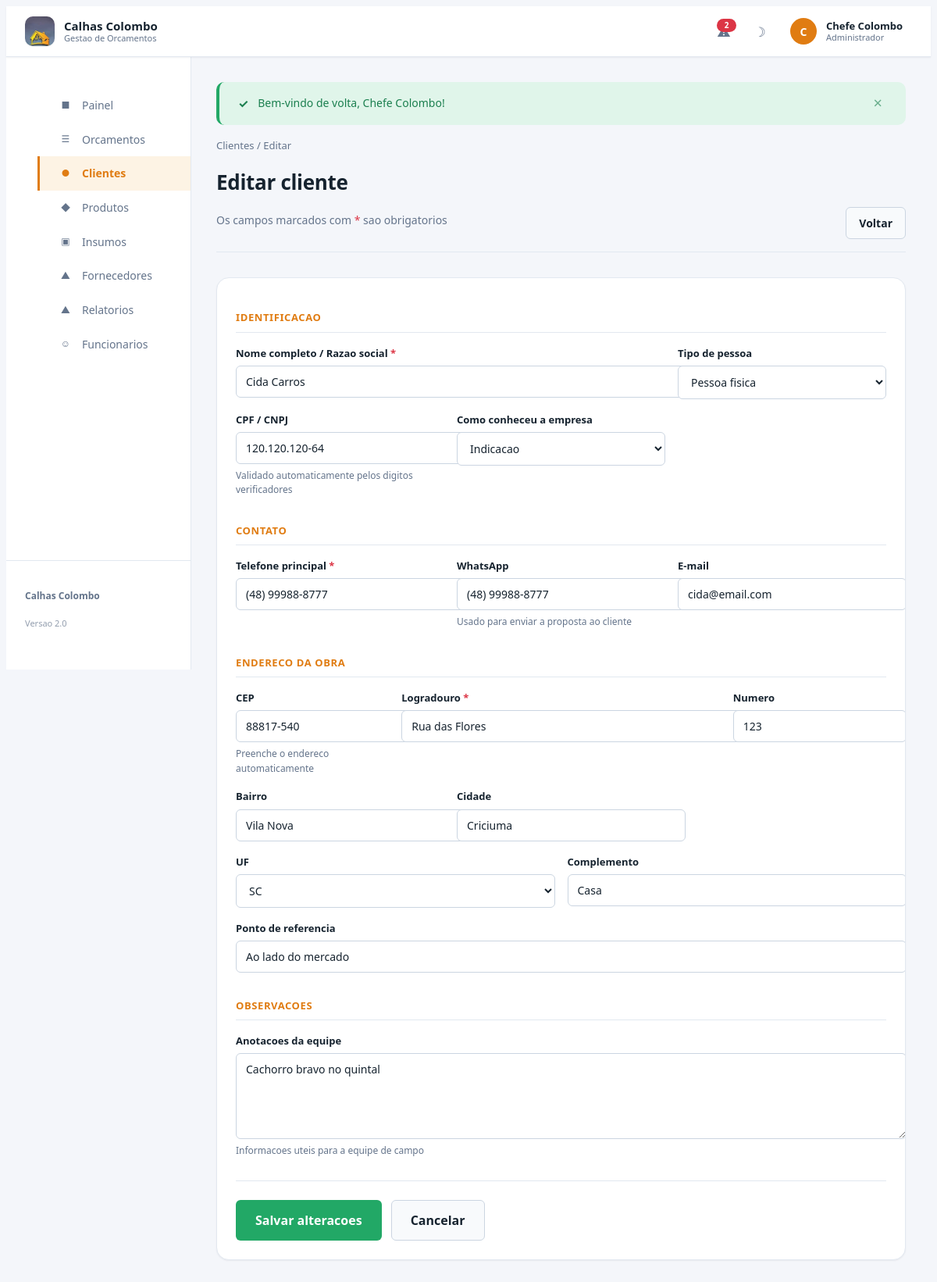
The page /clientes_form.php?id=1 (signed in) on the database its author committed.
### tables this page shows
CREATE TABLE `clientes` (
  `id`               INT(11) NOT NULL AUTO_INCREMENT,
  `nome`             VARCHAR(100) NOT NULL,
  `tipo_pessoa`      ENUM('fisica','juridica') NOT NULL DEFAULT 'fisica',
  `cpf_cnpj`         VARCHAR(20) DEFAULT NULL,
  `telefone`         VARCHAR(20) NOT NULL,
  `whatsapp`         VARCHAR(20) DEFAULT NULL,
  `email`            VARCHAR(150) DEFAULT NULL,
  `cep`              VARCHAR(10) DEFAULT NULL,
  `endereco`         VARCHAR(150) NOT NULL,
  `numero`           VARCHAR(15) DEFAULT NULL,
  `complemento`      VARCHAR(100) DEFAULT NULL,
  `bairro`           VARCHAR(60) DEFAULT NULL,
  `cidade`           VARCHAR(60) DEFAULT NULL,
  `uf`               CHAR(2) DEFAULT 'SC',
  `ponto_referencia` VARCHAR(150) DEFAULT NULL,
  `origem`           ENUM('indicacao','instagram','google','fachada','outro') DEFAULT 'outro',
  `ativo`            TINYINT(1) NOT NULL DEFAULT 1,
  `observacoes`      TEXT DEFAULT NULL,
  `data_cadastro`    DATETIME NOT NULL DEFAULT CURRENT_TIMESTAMP,
  PRIMARY KEY (`id`),
  KEY `idx_nome` (`nome`),
  KEY `idx_cpf_cnpj` (`cpf_cnpj`),
  KEY `idx_cidade` (`cidade`)
);

### clientes_form.php (the view, shortened to what this page needs)
<?php
$pdo = bd();
$id  = (int) ($_GET['id'] ?? 0);
$editando = $id > 0;
$dados = [
    'nome' => '', 'tipo_pessoa' => 'fisica', 'cpf_cnpj' => '', 'telefone' => '',
    'whatsapp' => '', 'email' => '', 'cep' => '', 'endereco' => '', 'numero' => '',
    'complemento' => '', 'bairro' => '', 'cidade' => 'Criciuma', 'uf' => 'SC',
    'ponto_referencia' => '', 'origem' => 'outro', 'observacoes' => '',
];
$erros = [];
if ($editando) {
    $st = $pdo->prepare("SELECT * FROM clientes WHERE id = :id");
    $st->execute([':id' => $id]);
    $registro = $st->fetch();
    $dados = array_merge($dados, $registro);
}
$origens = [
    'indicacao' => 'Indicacao', 'instagram' => 'Instagram', 'google' => 'Google',
    'fachada' => 'Fachada da loja', 'outro' => 'Outro',
];
$ufs = ['AC','AL','AP','AM','BA','CE','DF','ES','GO','MA','MT','MS','MG','PA','PB','PR',
        'PE','PI','RJ','RN','RS','RO','RR','SC','SP','SE','TO'];
require_once __DIR__ . '/inclui/cabecalho.php';
?>
<div class="pagina-topo">
    <div>
        <div class="trilha"><a href="clientes_listar.php">Clientes</a> / <?= $editando ? 'Editar' : 'Novo' ?></div>
        <h1 class="pagina-titulo"><?= $editando ? 'Editar cliente' : 'Novo cliente' ?></h1>
        <p class="pagina-subtitulo">Os campos marcados com <span style="color:var(--vermelho-500)">*</span> sao obrigatorios</p>
    </div>
    <div class="pagina-acoes">
        <a href="clientes_listar.php" class="botao botao-neutro">Voltar</a>
    </div>
</div>
<div class="cartao">
    <div class="cartao-corpo">
        <form method="POST" class="formulario-grade" novalidate>
            <div class="secao-formulario">Identificacao</div>
            <div class="campo col-8 <?= isset($erros['nome']) ? 'erro' : '' ?>">
                <label for="nome">Nome completo / Razao social <span class="obrigatorio">*</span></label>
                <input type="text" id="nome" name="nome" value="<?= e($dados['nome']) ?>"
                       placeholder="Ex: Roberto Construcoes LTDA" required>
            </div>
            <div class="campo col-4">
                <label for="tipo_pessoa">Tipo de pessoa</label>
                <select id="tipo_pessoa" name="tipo_pessoa">
                    <option value="fisica"   <?= $dados['tipo_pessoa'] === 'fisica'   ? 'selected' : '' ?>>Pessoa fisica</option>
                </select>
            </div>
            <div class="campo col-4 <?= isset($erros['cpf_cnpj']) ? 'erro' : '' ?>">
                <label for="cpf_cnpj">CPF / CNPJ</label>
                <input type="text" id="cpf_cnpj" name="cpf_cnpj" data-mascara="documento"
                       value="<?= e($dados['cpf_cnpj']) ?>" placeholder="000.000.000-00">
                <?php if (isset($erros['cpf_cnpj'])): ?>
                    <span class="campo-erro"><?= e($erros['cpf_cnpj']) ?></span>
                <?php else: ?>
                    <span class="campo-dica">Validado automaticamente pelos digitos verificadores</span>
                <?php endif; ?>
            </div>
            <div class="campo col-4">
                <label for="origem">Como conheceu a empresa</label>
                <select id="origem" name="origem">
                    <?php foreach ($origens as $k => $v): ?>
                        <option value="<?= e($k) ?>" <?= $dados['origem'] === $k ? 'selected' : '' ?>><?= e($v) ?></option>
                    <?php endforeach; ?>
                </select>
            </div>
            <div class="secao-formulario">Contato</div>
            <div class="campo col-4 <?= isset($erros['telefone']) ? 'erro' : '' ?>">
                <label for="telefone">Telefone principal <span class="obrigatorio">*</span></label>
                <input type="text" id="telefone" name="telefone" data-mascara="telefone"
                       value="<?= e($dados['telefone']) ?>" placeholder="(48) 99999-9999" required>
            </div>
            <div class="campo col-4">
                <label for="whatsapp">WhatsApp</label>
                <input type="text" id="whatsapp" name="whatsapp" data-mascara="telefone"
                       value="<?= e($dados['whatsapp']) ?>" placeholder="(48) 99999-9999">
                <span class="campo-dica">Usado para enviar a proposta ao cliente</span>
            </div>
            <div class="campo col-4 <?= isset($erros['email']) ? 'erro' : '' ?>">
                <label for="email">E-mail</label>
                <input type="email" id="email" name="email" value="<?= e($dados['email']) ?>"
                       placeholder="cliente@email.com">
            </div>
            <div class="secao-formulario">Endereco da obra</div>
            <div class="campo col-3">
                <label for="cep">CEP</label>
                <input type="text" id="cep" name="cep" data-mascara="cep" data-buscar-cep
                       value="<?= e($dados['cep']) ?>" placeholder="88800-000">
                <span class="campo-dica">Preenche o endereco automaticamente</span>
            </div>
            <div class="campo col-6 <?= isset($erros['endereco']) ? 'erro' : '' ?>">
                <label for="endereco">Logradouro <span class="obrigatorio">*</span></label>
                <input type="text" id="endereco" name="endereco" value="<?= e($dados['endereco']) ?>"
                       placeholder="Rua, avenida, servidao..." required>
            </div>
            <div class="campo col-3">
                <label for="numero">Numero</label>
                <input type="text" id="numero" name="numero" value="<?= e($dados['numero']) ?>" placeholder="123">
            </div>
            <div class="campo col-4">
                <label for="bairro">Bairro</label>
                <input type="text" id="bairro" name="bairro" value="<?= e($dados['bairro']) ?>">
            </div>
            <div class="campo col-4">
                <label for="cidade">Cidade</label>
                <input type="text" id="cidade" name="cidade" value="<?= e($dados['cidade']) ?>">
            </div>
            <div class="campo col-2">
                <label for="uf">UF</label>
                <select id="uf" name="uf">
                    <?php foreach ($ufs as $sigla): ?>
                        <option value="<?= $sigla ?>" <?= $dados['uf'] === $sigla ? 'selected' : '' ?>><?= $sigla ?></option>
                    <?php endforeach; ?>
                </select>
            </div>
            <div class="campo col-2">
                <label for="complemento">Complemento</label>
                <input type="text" id="complemento" name="complemento"
                       value="<?= e($dados['complemento']) ?>" placeholder="Casa, apto">
            </div>
            <div class="campo col-12">
                <label for="ponto_referencia">Ponto de referencia</label>
                <input type="text" id="ponto_referencia" name="ponto_referencia"
                       value="<?= e($dados['ponto_referencia']) ?>"
                       placeholder="Ex: proximo ao mercado, portao azul">
            </div>
            <div class="secao-formulario">Observacoes</div>
            <div class="campo col-12">
                <label for="observacoes">Anotacoes da equipe</label>
                <textarea id="observacoes" name="observacoes" rows="3"
                          placeholder="Ex: cachorro bravo no quintal, atender apenas pela manha..."><?= e($dados['observacoes']) ?></textarea>
                <span class="campo-dica">Informacoes uteis para a equipe de campo</span>
            </div>
            <div class="formulario-acoes">
                <button type="submit" class="botao botao-sucesso botao-g">
                    <?= $editando ? 'Salvar alteracoes' : 'Cadastrar cliente' ?>
                </button>
                <a href="clientes_listar.php" class="botao botao-neutro botao-g">Cancelar</a>
            </div>
        </form>
    </div>
</div>
<?php require_once __DIR__ . '/inclui/rodape.php'; ?>

### assets/css/estilo.css (style rules this page uses)
:root { --laranja-900:#4a2a08; --laranja-700:#b35f0d; --laranja-600:#e07c12; --laranja-500:#f2941f; --laranja-100:#fde8c8; --laranja-50:#fdf3e4; --verde-600:#1b7f4f; --verde-500:#22a866; --verde-100:#e0f5ea; --ambar-600:#a06a00; --ambar-500:#e0a106; --ambar-100:#fdf3dc; --vermelho-600:#b3261e; --vermelho-500:#dc3545; --vermelho-100:#fbe6e5; --roxo-600:#5b3ea8; --roxo-100:#eee8fb; --fundo:#f4f6fa; --superficie:#ffffff; --superficie-2:#f8fafc; --borda:#e2e8f0; --borda-forte:#cbd5e1; --texto:#16232f; --texto-suave:#64748b; --texto-inverso:#ffffff; --r-sm:6px; --r-md:10px; --r-lg:16px; --s-1:4px; --s-2:8px; --s-3:12px; --s-4:16px; --s-5:24px; --s-6:32px; --s-7:48px; --sombra-1:0 1px 2px rgba(15,23,42,.06); --sombra-2:0 4px 12px rgba(15,23,42,.08); --sombra-3:0 12px 32px rgba(15,23,42,.14); --transicao:.2s cubic-bezier(.4,0,.2,1); --fonte:'Segoe UI', -apple-system, BlinkMacSystemFont, Roboto, 'Helvetica Neue', Arial, sans-serif; --fonte-mono:'Consolas', 'SF Mono', Menlo, monospace; --altura-topo:64px; --largura-lateral:236px; }
html { font-size:16px; scroll-behavior:smooth; }
body { font-family:var(--fonte); background:var(--fundo); color:var(--texto); line-height:1.55; -webkit-font-smoothing:antialiased; transition:background var(--transicao), color var(--transicao); }
a { color:var(--laranja-600); text-decoration:none; }
button { font-family:inherit; cursor:pointer; border:none; background:none; color:inherit; }
input,select,textarea { font-family:inherit; font-size:14px; }
.pagina-topo { display:flex; align-items:flex-end; justify-content:space-between; gap:var(--s-4); flex-wrap:wrap; margin-bottom:var(--s-6); padding-bottom:var(--s-4); border-bottom:1px solid var(--borda); }
.pagina-titulo { font-size:26px; font-weight:700; letter-spacing:-.3px; }
.pagina-subtitulo { font-size:14px; color:var(--texto-suave); margin-top:2px; }
.pagina-acoes { display:flex; gap:var(--s-2); flex-wrap:wrap; }
.trilha { font-size:13px; color:var(--texto-suave); margin-bottom:var(--s-2); }
.trilha a { color:var(--texto-suave); }
.cartao { background:var(--superficie); border:1px solid var(--borda); border-radius:var(--r-lg); box-shadow:var(--sombra-1); overflow:hidden; margin-bottom:var(--s-5); }
.cartao-corpo { padding:var(--s-5); }
.botao { display:inline-flex; align-items:center; justify-content:center; gap:var(--s-2); padding:9px 16px; border-radius:var(--r-sm); font-size:14px; font-weight:600; white-space:nowrap; border:1px solid transparent; transition:var(--transicao); }
.botao-sucesso { background:var(--verde-500); color:#fff; }
.botao-neutro { background:var(--superficie-2); color:var(--texto); border-color:var(--borda-forte); }
.botao-g { padding:13px 24px; font-size:16px; }
.formulario-grade { display:grid; grid-template-columns:repeat(12,1fr); gap:var(--s-4); }
.campo { display:flex; flex-direction:column; gap:6px; grid-column:span 6; }
.campo.col-3 { grid-column:span 3; }
.campo.col-4 { grid-column:span 4; }
.campo.col-6 { grid-column:span 6; }
.campo.col-8 { grid-column:span 8; }
.campo.col-12 { grid-column:span 12; }
.campo label { font-size:13px; font-weight:600; color:var(--texto); }
.campo label .obrigatorio { color:var(--vermelho-500); }
.campo-dica { font-size:12px; color:var(--texto-suave); }
.campo input, .campo select, .campo textarea { width:100%; padding:10px 12px; background:var(--superficie); border:1px solid var(--borda-forte); border-radius:var(--r-sm); color:var(--texto); transition:var(--transicao); }
.campo textarea { resize:vertical; min-height:88px; }
.secao-formulario { grid-column:span 12; margin-top:var(--s-4); padding-bottom:var(--s-2); border-bottom:1px solid var(--borda); font-size:13px; font-weight:700; letter-spacing:.6px; text-transform:uppercase; color:var(--laranja-600); }
.formulario-acoes { grid-column:span 12; display:flex; gap:var(--s-3); flex-wrap:wrap; padding-top:var(--s-5); margin-top:var(--s-3); border-top:1px solid var(--borda); }

### rows shown on the page
clientes: nome "Cida Carros", tipo_pessoa "Pessoa fisica", cpf_cnpj "120.120.120-64", origem "Indicacao", telefone "(48) 99988-8777", whatsapp "(48) 99988-8777", email "cida@email.com", cep "88817-540", endereco "Rua das Flores", numero "123", bairro "Vila Nova", cidade "Criciuma", uf "SC", complemento "Casa", ponto_referencia "Ao lado do mercado", observacoes "Cachorro bravo no quintal"

### other values the page prints
EMPRESA_NOME "Calhas Colombo"
count($alertas_estoque) "2"
mb_strtoupper(mb_substr($u['nome'], 0, 1)) "C"
$u['nome'] "Chefe Colombo"
rotulo_perfil($u['perfil']) "Administrador"
$icone "■"
$rotulo "Painel"
$icone "☰"
$rotulo "Orcamentos"
$icone "●"
$rotulo "Clientes"
$icone "◆"
$rotulo "Produtos"
$icone "▣"
$rotulo "Insumos"
